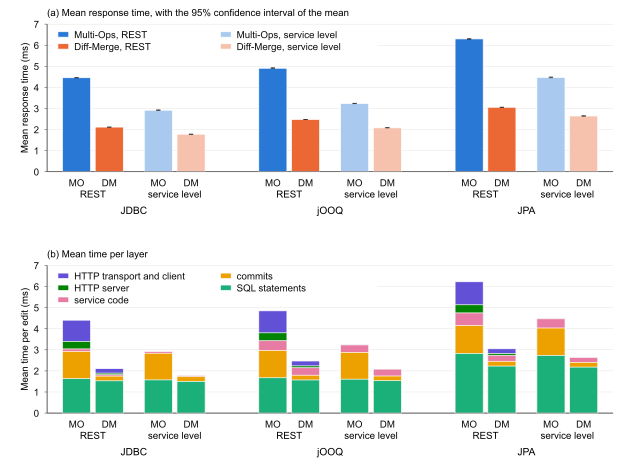

Here is the gnuplot script that generated this plot:
# RQ2: Multi-Ops (MO) against Diff-Merge (DM) on each stack, over REST and at the service level.
# (a) Mean response time with the 95% two-level bootstrap CI of the mean over the ten forks of a cell.
# (b) Mean time per layer from the layer profiler; the service-level cells have no HTTP layers.
NAME = 'rq2-writes'
W = 6.2
H = 4.7
load 'style.gp'
FILE = 'data/rq2-writes.csv'

is(level, pattern) = (strcol('level') eq level && strcol('pattern') eq pattern) ? column('x') : NaN

set multiplot layout 2,1 margins 0.075,0.99,0.12,0.95 spacing 0,0.2
set xrange [-0.9:16.4]
set yrange [0:7]
set ytics 1
set boxwidth 0.86
set pointintervalbox 0
set xtics ('MO' 0, 'DM' 1, 'MO' 2.5, 'DM' 3.5, 'MO' 6, 'DM' 7, 'MO' 8.5, 'DM' 9.5, 'MO' 12, 'DM' 13, 'MO' 14.5, 'DM' 15.5) scale 0
do for [i = 0:2] {
    set label (10 + i) 'REST' at first (6 * i + 0.5), graph -0.15 center
    set label (20 + i) 'service level' at first (6 * i + 3), graph -0.15 center
}
set label 30 'JDBC' at first 1.75, graph -0.26 center font ',11'
set label 31 'jOOQ' at first 7.75, graph -0.26 center font ',11'
set label 32 'JPA' at first 13.75, graph -0.26 center font ',11'

set label 1 '(a) Mean response time, with the 95% confidence interval of the mean' at graph 0, graph 1.08 left
set ylabel 'Mean response time (ms)' offset 1,0
set key top left reverse Left samplen 1.2 spacing 1.1 maxrows 2 width 1
plot FILE using (is('rest', 'MO')):(column('mean')) with boxes lc rgb BASE title 'Multi-Ops, REST', \
     '' using (is('rest', 'DM')):(column('mean')) with boxes lc rgb ALT title 'Diff-Merge, REST', \
     '' using (is('service', 'MO')):(column('mean')) with boxes lc rgb BASE_LIGHT title 'Multi-Ops, service level', \
     '' using (is('service', 'DM')):(column('mean')) with boxes lc rgb ALT_LIGHT title 'Diff-Merge, service level', \
     '' using (column('x')):(column('mean')):(column('mean_lo')):(column('mean_hi')) with yerrorbars lc rgb INK lw 0.8 ps 0 notitle

set label 1 '(b) Mean time per layer'
set ylabel 'Mean time per edit (ms)' offset 1,0
set key top left reverse Left samplen 1.2 spacing 1.1 maxrows 3 width 1
plot FILE using 1:(sum5('sql', 'commit', 'service', 'http_server', 'http_client')) with boxes lc rgb L_CLIENT title 'HTTP transport and client', \
     '' using 1:(sum4('sql', 'commit', 'service', 'http_server')) with boxes lc rgb L_SERVER title 'HTTP server', \
     '' using 1:(sum3('sql', 'commit', 'service')) with boxes lc rgb L_SERVICE title 'service code', \
     '' using 1:(sum2('sql', 'commit')) with boxes lc rgb L_COMMIT title 'commits', \
     '' using 1:(column('sql')) with boxes lc rgb L_SQL title 'SQL statements'
unset multiplot
